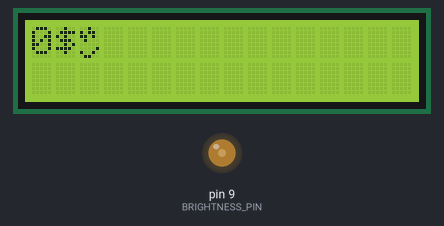
This sketch was run on a simulated Arduino Uno, built with avr-gcc and run on an emulated ATmega328P. On the bench: 16×2 character LCD, output pins drawn as LEDs (lit = HIGH).

Above: at 0.2 s.
At 4.4 s:
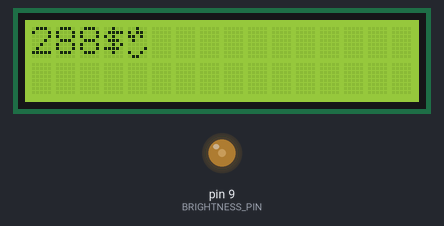
At 9.8 s:
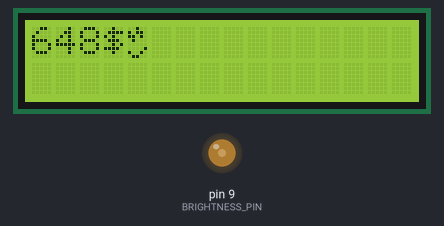
At 19.4 s:
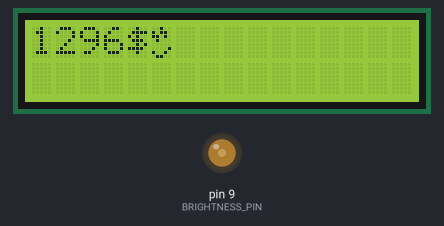
At 28.9 s:
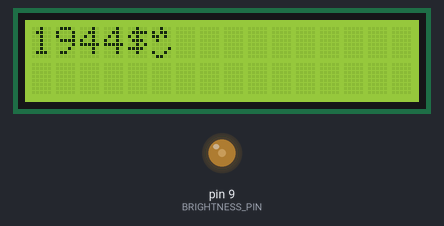
At 38.5 s:
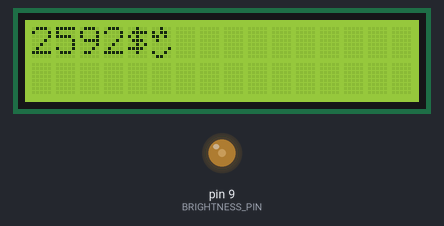

The sketch:

lcd_16x2.ino
```cpp
#include <LiquidCrystal.h> // Import the LCD library


// Initialize the LCD library with the numbers of the interface pins
LiquidCrystal lcd(12, 11, 5, 4, 3, 2);


#define BRIGHTNESS_PIN 9


// Define custom character for the degree symbol
byte degreeSymbol[8] = {
  B00100,
  B10110,
  B11010,
  B01000,
  B00000,
  B00001,
  B10010,
  B01100
};
int seconds = 0;
void setup() {
  Serial.begin(9600); // Initialize serial communication
  lcd.begin(16, 2); // Initialize the LCD as a 16x2 display

  pinMode(BRIGHTNESS_PIN, OUTPUT); // Set brightness pin to output
  analogWrite(BRIGHTNESS_PIN, 80); // Set brightness level


  // Create the custom character for the degree symbol
  lcd.createChar(0, degreeSymbol);
}

void loop() {

  lcd.begin(16, 2);

lcd.setCursor(0, 0);
  // print the number of seconds since reset:
  lcd.print(seconds);
  lcd.print("$");
  lcd.write(byte(0));
    delay(1000);
  seconds += 72;
  lcd.clear();


}
```

Measured:
- what the display in image 0 shows lasts 1.0 s, from 0.1 s to 1.1 s
